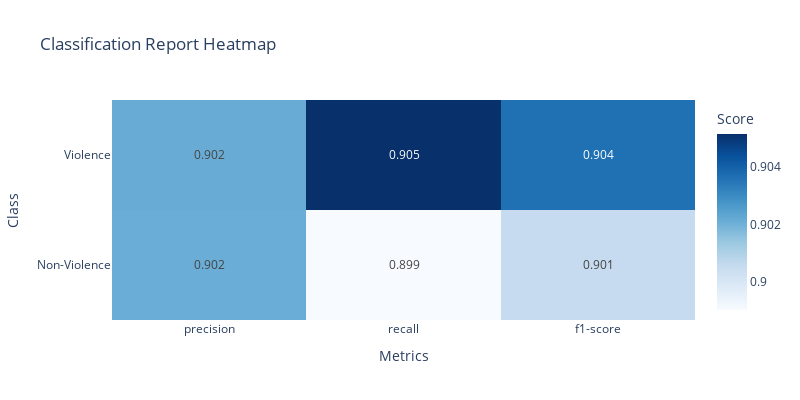
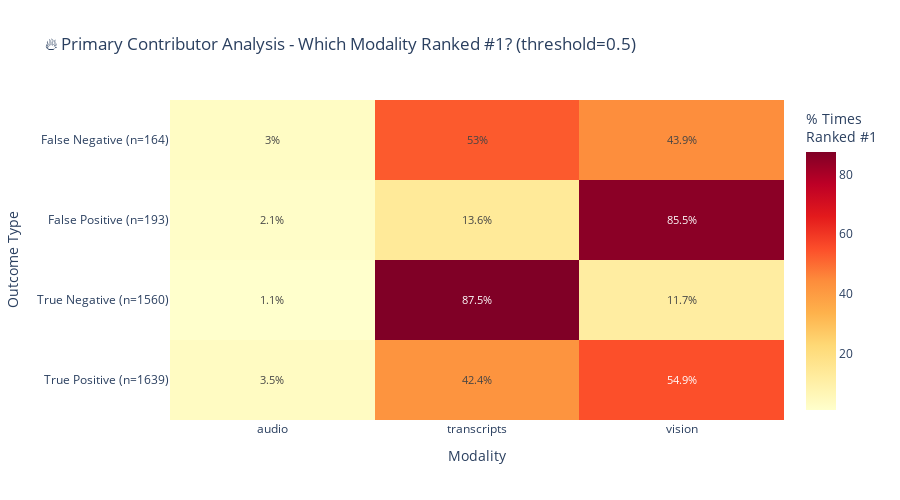

Notebook code for these charts, in order:
### Code cell
# Initialize evaluator
evaluator = ViolenceDetectionEvaluator(open_source_df, ground_truth_col=LABEL_COLUMN)
report = evaluator.generate_complete_evaluation_report()

### Figure 1 — Plotly figure (JSON) as saved in the notebook; plotly's stock layout.template omitted (floating-point values rounded to 4 significant figures)
{"data": [{"colorbar": {"title": {"text": "Score"}}, "colorscale": [[0, "rgb(247,251,255)"], [0.125, "rgb(222,235,247)"], [0.25, "rgb(198,219,239)"], [0.375, "rgb(158,202,225)"], [0.5, "rgb(107,174,214)"], [0.625, "rgb(66,146,198)"], [0.75, "rgb(33,113,181)"], [0.875, "rgb(8,81,156)"], [1, "rgb(8,48,107)"]], "text": [[0.902, 0.899, 0.901], [0.902, 0.905, 0.904]], "textfont": {"size": 12}, "texttemplate": "%{text}", "type": "heatmap", "x": ["precision", "recall", "f1-score"], "y": ["Non-Violence", "Violence"], "z": [[0.9021, 0.899, 0.9006], [0.9022, 0.9052, 0.9037]]}], "layout": {"height": 400, "title": {"text": "Classification Report Heatmap"}, "width": 800, "xaxis": {"title": {"text": "Metrics"}}, "yaxis": {"title": {"text": "Class"}}}}

### Figure 2 — Plotly figure (JSON) as saved in the notebook; plotly's stock layout.template omitted (floating-point values rounded to 4 significant figures)
{"data": [{"colorbar": {"title": {"text": "% Times<br>Ranked #1"}}, "colorscale": [[0, "rgb(255,255,204)"], [0.125, "rgb(255,237,160)"], [0.25, "rgb(254,217,118)"], [0.375, "rgb(254,178,76)"], [0.5, "rgb(253,141,60)"], [0.625, "rgb(252,78,42)"], [0.75, "rgb(227,26,28)"], [0.875, "rgb(189,0,38)"], [1, "rgb(128,0,38)"]], "text": [[3.5, 42.4, 54.9], [1.1, 87.5, 11.7], [2.1, 13.6, 85.5], [3.0, 53.0, 43.9]], "textfont": {"size": 11}, "texttemplate": "%{text}%", "type": "heatmap", "x": ["audio", "transcripts", "vision"], "y": ["True Positive\n(n=1639)", "True Negative\n(n=1560)", "False Positive\n(n=193)", "False Negative\n(n=164)"], "z": [[3.539, 42.4, 54.91], [1.09, 87.52, 11.67], [2.073, 13.64, 85.49], [3.049, 53.05, 43.9]]}], "layout": {"font": {"size": 12}, "height": 500, "title": {"text": "🔥 Primary Contributor Analysis - Which Modality Ranked #1? (threshold=0.5)"}, "width": 900, "xaxis": {"title": {"text": "Modality"}}, "yaxis": {"title": {"text": "Outcome Type"}}}}
